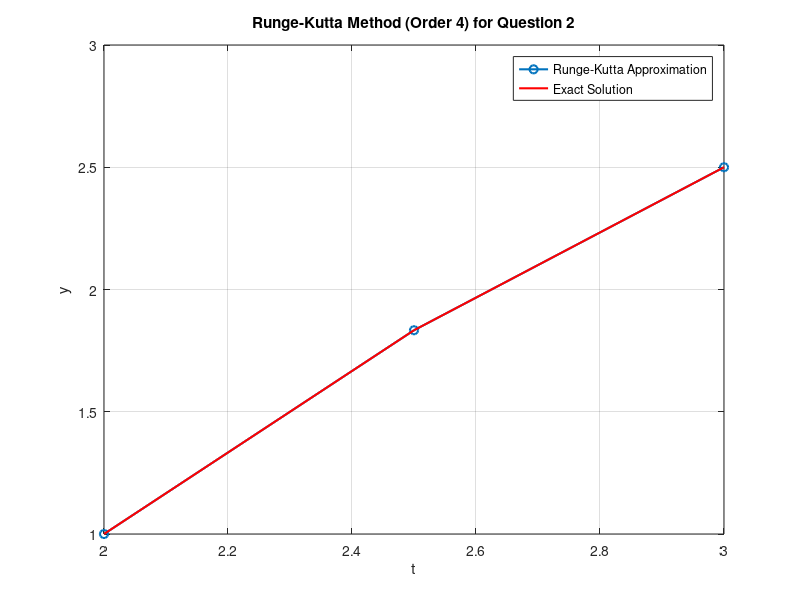

This figure's MATLAB source:
% HW3
% ID: AIT2209937
% Name: Eng Kuan Tian

clear;
clc;
close all;

disp('AIT2209937 Eng Kuan Tian')

ID = 2209937;
num_of_question = mod(ID, 8) + 1


% Initial value problem
% y' = 1 + (t - y)^2, 2 <= t <= 3, y(2) = 1, with h = 0.5

% MATLAB/Octave code to solve Question 2 using the Runge-Kutta Method (Order 4)
exact = @(t) t + 1./(1 - t)
% Define the function for the differential equation
dydt = @(t, y) 1 + (t - y)^2;

% Initial conditions
t0 = 2; % initial t
y0 = 1; % initial y
h = 0.5; % step size

% Interval for t
t_end = 3;

% Number of steps
n_steps = (t_end - t0) / h;

% Initialize arrays to store t and y values
t = t0;
y = y0;
t_values = t;
y_values = y;

% Runge-Kutta Method of Order 4
for i = 1:n_steps
    k1 = h * dydt(t, y);
    k2 = h * dydt(t + h/2, y + k1/2);
    k3 = h * dydt(t + h/2, y + k2/2);
    k4 = h * dydt(t + h, y + k3);

    % Update y and t values
    y = y + (k1 + 2*k2 + 2*k3 + k4) / 6;
    t = t + h;

    % Store the results
    t_values = [t_values, t];
    y_values = [y_values, y];
end

% Exact solution function
exact_solution = @(t) t + 1./(1 - t);
exact_values = exact_solution(t_values);

% Compute errors
errors = abs(y_values - exact_values);

% Display the results
disp('Results of Runge-Kutta Method:');
disp(' t          exact         RK4          Error');
for i = 1:length(t_values)
    fprintf('%6.2f    %10.6f    %10.6f    %10.6f\n', t_values(i), exact_values(i), y_values(i), errors(i));
end

% Plot the results
figure;
plot(t_values, y_values, '-o', 'LineWidth', 1.5);
hold on;
plot(t_values, exact_values, '-r', 'LineWidth', 1.5);
legend('Runge-Kutta Approximation', 'Exact Solution');

title('Runge-Kutta Method (Order 4) for Question 2');
xlabel('t');
ylabel('y');
grid on;
